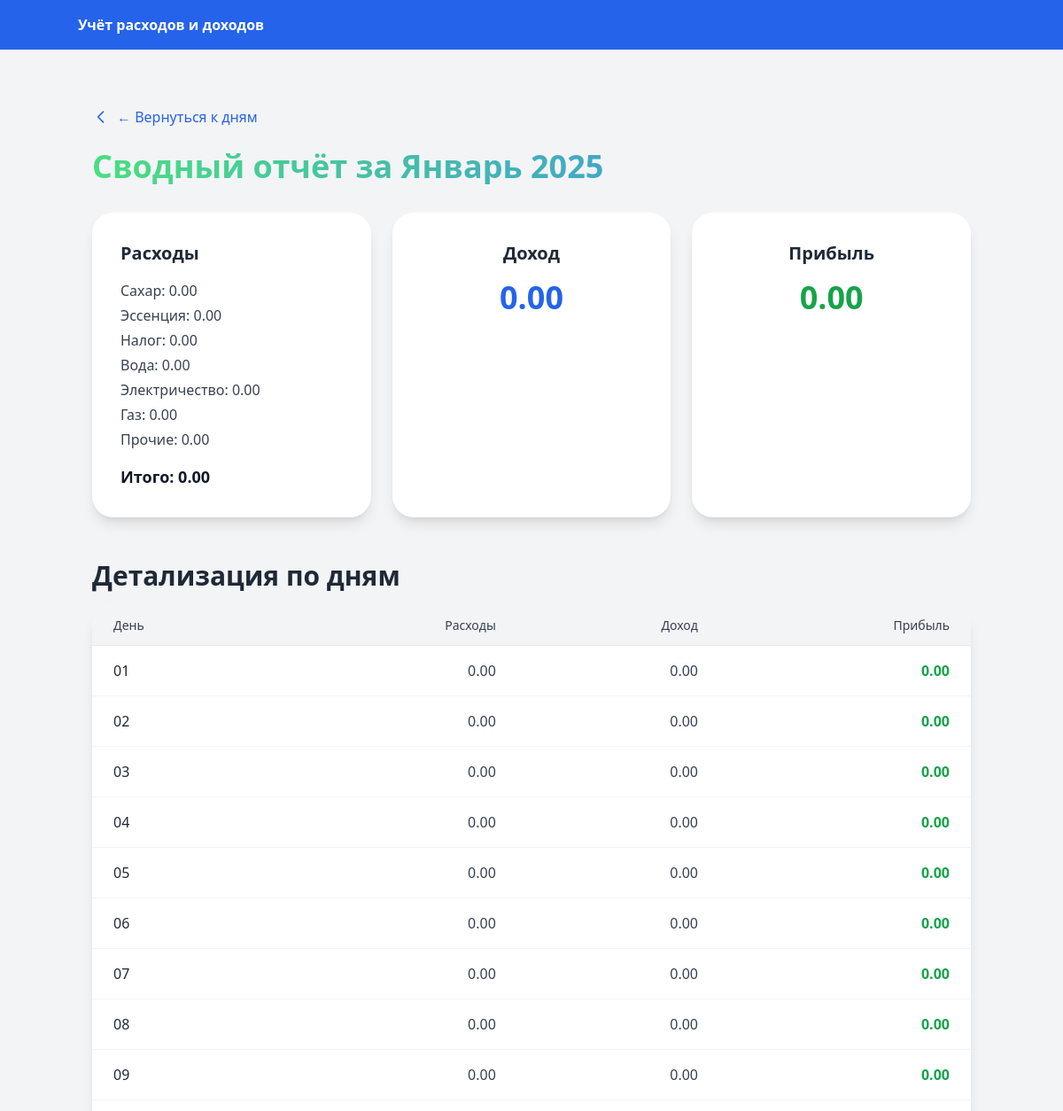
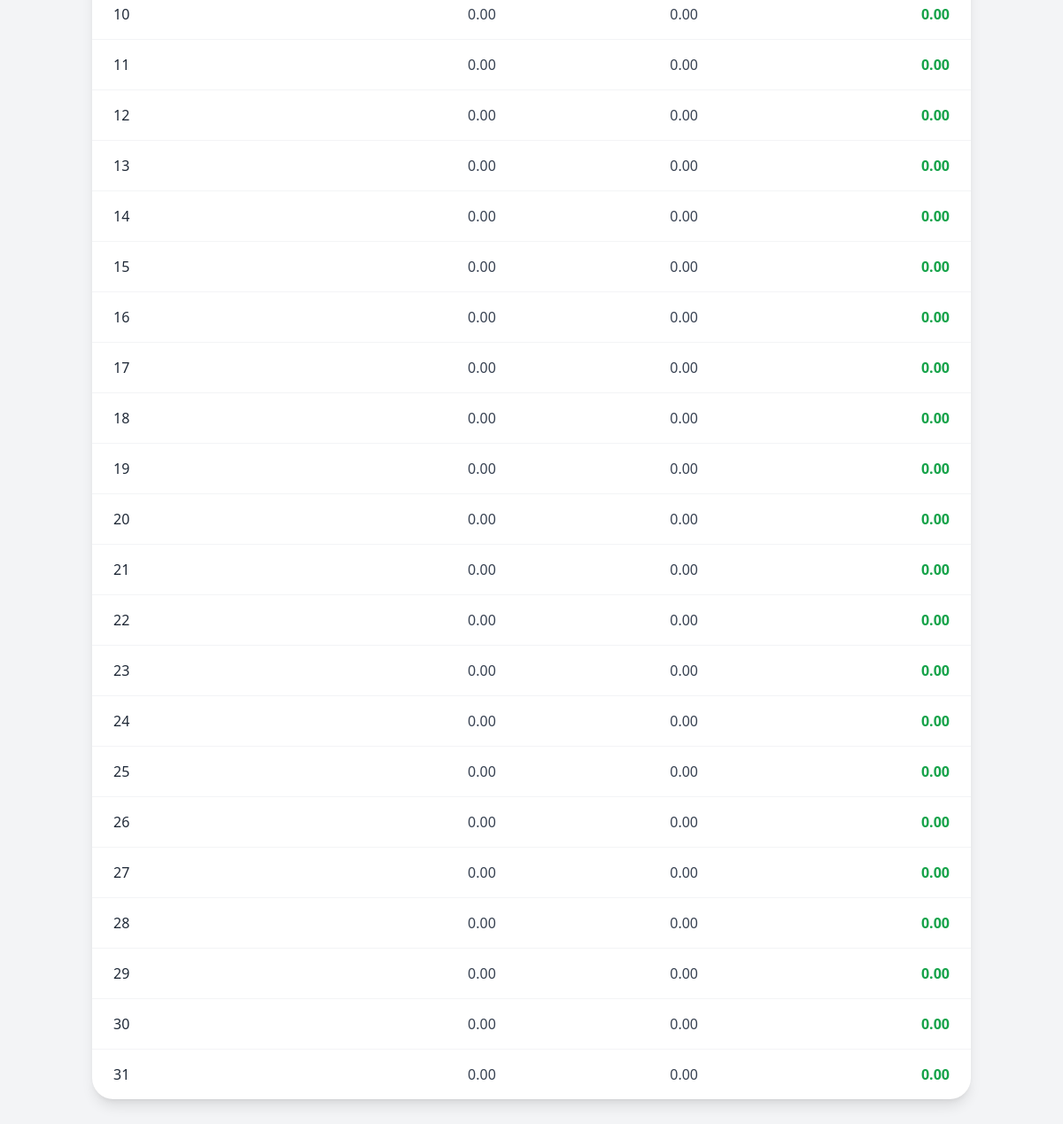
Screenshot of /month/2025/1/summary with the database file from the repository (2 pictures, top to bottom).
### models.py (models this page shows, shortened)
class DayRecord(db.Model):
    __tablename__ = 'day_records'
    id   = db.Column(db.Integer, primary_key=True)
    date = db.Column(db.Date, unique=True, nullable=False)
    sugar       = db.Column(db.Float, default=0)
    essence     = db.Column(db.Float, default=0)
    tax         = db.Column(db.Float, default=0)
    water       = db.Column(db.Float, default=0)
    electricity = db.Column(db.Float, default=0)
    gas         = db.Column(db.Float, default=0)
    other       = db.Column(db.Float, default=0)      # ← НОВОЕ
    revenue     = db.Column(db.Float, default=0)

### app.py (the view)
    @app.route('/month/<int:year>/<int:month>/summary')
    def month_summary(year, month):
        days_in_month = calendar.monthrange(year, month)[1]
        first_day = date(year, month, 1)
        last_day_date = date(year, month, days_in_month)
        totals = db.session.query(
            func.coalesce(func.sum(DayRecord.sugar), 0).label('sugar'),
            func.coalesce(func.sum(DayRecord.essence), 0).label('essence'),
            func.coalesce(func.sum(DayRecord.tax), 0).label('tax'),
            func.coalesce(func.sum(DayRecord.water), 0).label('water'),
            func.coalesce(func.sum(DayRecord.electricity), 0).label('electricity'),
            func.coalesce(func.sum(DayRecord.gas), 0).label('gas'),
            func.coalesce(func.sum(DayRecord.other), 0).label('other'),
            func.coalesce(func.sum(DayRecord.revenue), 0).label('revenue')
        ).filter(
            DayRecord.date.between(first_day, last_day_date)
        ).one()
        data = totals._asdict()
        data['expenses'] = sum(data[k] for k in (
            'sugar', 'essence', 'tax', 'water', 'electricity', 'gas', 'other'
        ))
        data['profit'] = data['revenue'] - data['expenses']
        day_rows = []
        for d in range(1, days_in_month + 1):
            rec = DayRecord.query.filter_by(date=date(year, month, d)).first()
            if rec:
                exp = sum(filter(None, [
                    rec.sugar, rec.essence, rec.tax, rec.water,
                    rec.electricity, rec.gas, rec.other
                ]))
                rev = rec.revenue or 0
            else:
                exp = rev = 0
            day_rows.append({
                'day': d,
                'expenses': exp,
                'revenue': rev,
                'profit': rev - exp
            })
        return render_template(
            'month_summary.html',
            month_name=RU_MONTHS[month - 1],
            year=year,
            month=month,
            data=data,
            day_rows=day_rows
        )

### templates/month_summary.html (shortened to what this page needs)
{% extends 'base.html' %}
{% block content %}
<div class="container mx-auto px-4 py-8 max-w-7xl">
  <a href="{{ url_for('month_view', year=year, month=month) }}"
     class="inline-flex items-center text-blue-600 hover:text-blue-800 transition mb-6">
    <svg class="w-5 h-5 mr-2" fill="none" stroke="currentColor" stroke-width="2"
         viewBox="0 0 24 24" xmlns="http://www.w3.org/2000/svg">
      <path stroke-linecap="round" stroke-linejoin="round" d="M15 19l-7-7 7-7"/>
    </svg>
    <span class="font-medium">&larr; Вернуться к дням</span>
  </a>
  <h1 class="text-4xl font-extrabold bg-clip-text text-transparent bg-gradient-to-r from-green-400 to-blue-500 mb-8 animate-pulse">
  </h1>
  <div class="grid grid-cols-1 md:grid-cols-3 gap-6 mb-12">
    <div class="group relative bg-white rounded-3xl shadow-lg p-8 transform hover:-translate-y-1 hover:shadow-2xl transition-all">
      <div class="relative z-10">
        <h2 class="text-xl font-semibold text-gray-800 mb-4">Расходы</h2>
        <ul class="space-y-1 text-gray-700 mb-4">
          <li>Сахар: {{ '%.2f'|format(data.sugar) }}</li>
          <li>Эссенция: {{ '%.2f'|format(data.essence) }}</li>
          <li>Налог: {{ '%.2f'|format(data.tax) }}</li>
          <li>Вода: {{ '%.2f'|format(data.water) }}</li>
          <li>Электричество: {{ '%.2f'|format(data.electricity) }}</li>
          <li>Газ: {{ '%.2f'|format(data.gas) }}</li>
          <li>Прочие: {{ '%.2f'|format(data.other) }}</li>
        </ul>
        <div class="text-lg font-bold text-gray-900">Итого: {{ '%.2f'|format(data.expenses) }}</div>
      </div>
    </div>
    <div class="group relative bg-white rounded-3xl shadow-lg p-8 transform hover:-translate-y-1 hover:shadow-2xl transition-all">
      <div class="relative z-10 text-center">
        <h2 class="text-xl font-semibold text-gray-800 mb-4">Доход</h2>
        <div class="text-4xl font-extrabold text-blue-600">{{ '%.2f'|format(data.revenue) }}</div>
      </div>
    </div>
    <div class="group relative bg-white rounded-3xl shadow-lg p-8 transform hover:-translate-y-1 hover:shadow-2xl transition-all">
      <div class="relative z-10 text-center">
        <h2 class="text-xl font-semibold text-gray-800 mb-4">Прибыль</h2>
        <div class="text-4xl font-extrabold {{ 'text-red-600' if data.profit < 0 else 'text-green-600' }}">
          {{ '%.2f'|format(data.profit) }}
        </div>
      </div>
    </div>
  </div>
  <h2 class="text-3xl font-bold text-gray-800 mb-4">Детализация по дням</h2>
  <div class="overflow-x-auto bg-white rounded-3xl shadow-lg">
    <table class="min-w-full divide-y divide-gray-200">
      <thead class="bg-gray-100">
        <tr>
          <th class="px-6 py-3 text-left text-sm font-medium text-gray-700">День</th>
          <th class="px-6 py-3 text-right text-sm font-medium text-gray-700">Расходы</th>
          <th class="px-6 py-3 text-right text-sm font-medium text-gray-700">Доход</th>
          <th class="px-6 py-3 text-right text-sm font-medium text-gray-700">Прибыль</th>
        </tr>
      </thead>
      <tbody class="divide-y divide-gray-100">
        {% for row in day_rows %}
        <tr class="hover:bg-green-50 transition">
          <td class="px-6 py-4 whitespace-nowrap text-gray-800">{{ '%02d' % row.day }}</td>
          <td class="px-6 py-4 whitespace-nowrap text-right text-gray-700">{{ '%.2f'|format(row.expenses) }}</td>
          <td class="px-6 py-4 whitespace-nowrap text-right text-gray-700">{{ '%.2f'|format(row.revenue) }}</td>
          <td class="px-6 py-4 whitespace-nowrap text-right font-semibold {{ 'text-red-600' if row.profit < 0 else 'text-green-600' }}">
            {{ '%.2f'|format(row.profit) }}
          </td>
        </tr>
        {% endfor %}
      </tbody>
    </table>
  </div>
</div>
{% endblock %}

### templates/base.html (shortened to what this page needs)
<!doctype html>
<html lang="ru">
<head>
    <script src="https://cdn.tailwindcss.com"></script>
</head>
<body class="bg-gray-100">
<nav class="bg-blue-600 text-white p-4">
    <div class="container mx-auto">
        <a href="{{ url_for('index') }}" class="font-bold">Учёт расходов и доходов</a>
    </div>
</nav>
<div class="container mx-auto my-8">
    {% block content %}{% endblock %}
</div>
</body>
</html>

### rows the page displays
DayRecord: day "01", expenses "0.00", revenue "0.00", profit "0.00", day "02", day "03", day "04", day "05", day "06", day "07", day "08", day "09", day "10", day "11", day "12", day "13", day "14", day "15", day "16", day "17", day "18", day "19", day "20", day "21", day "22", day "23", day "24", day "25", day "26", day "27", day "28", day "29", day "30", day "31"

### other values shown
{{ '%.2f'|format(data.sugar) }} "0.00"
{{ '%.2f'|format(data.essence) }} "0.00"
{{ '%.2f'|format(data.tax) }} "0.00"
{{ '%.2f'|format(data.water) }} "0.00"
{{ '%.2f'|format(data.electricity) }} "0.00"
{{ '%.2f'|format(data.gas) }} "0.00"
{{ '%.2f'|format(data.other) }} "0.00"
{{ '%.2f'|format(data.expenses) }} "0.00"
{{ '%.2f'|format(data.revenue) }} "0.00"
{{ '%.2f'|format(data.profit) }} "0.00"
